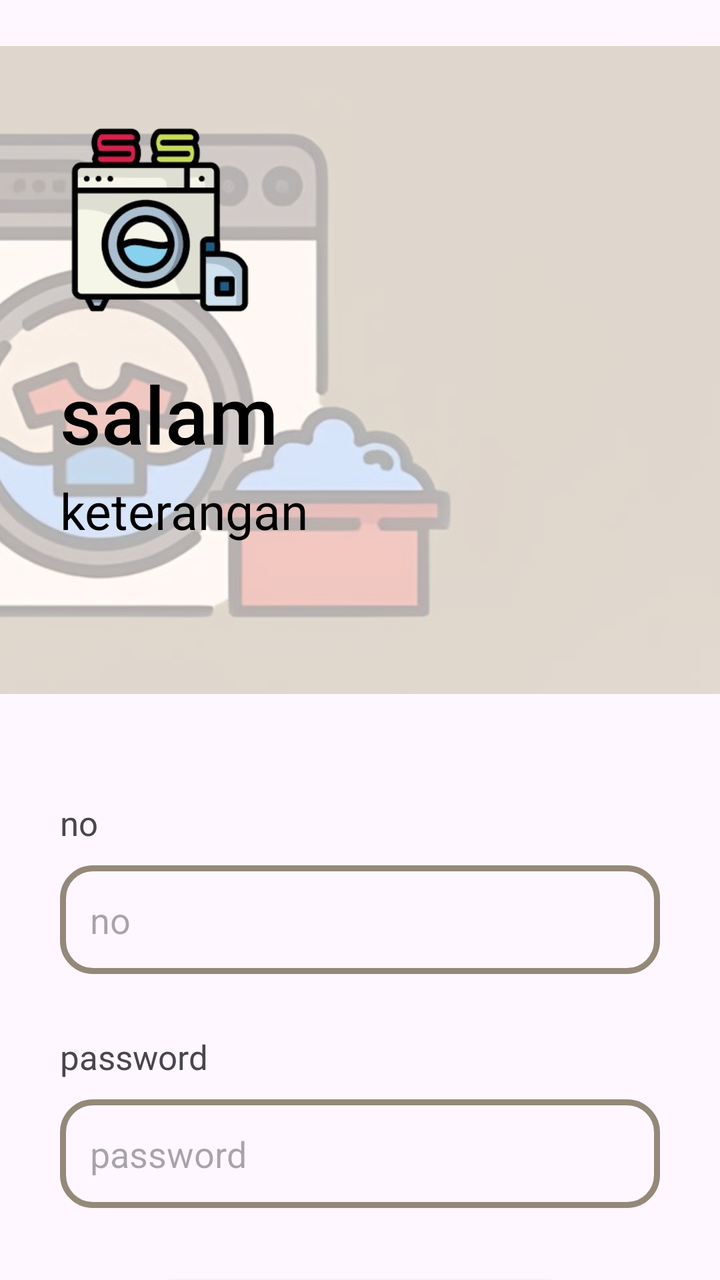
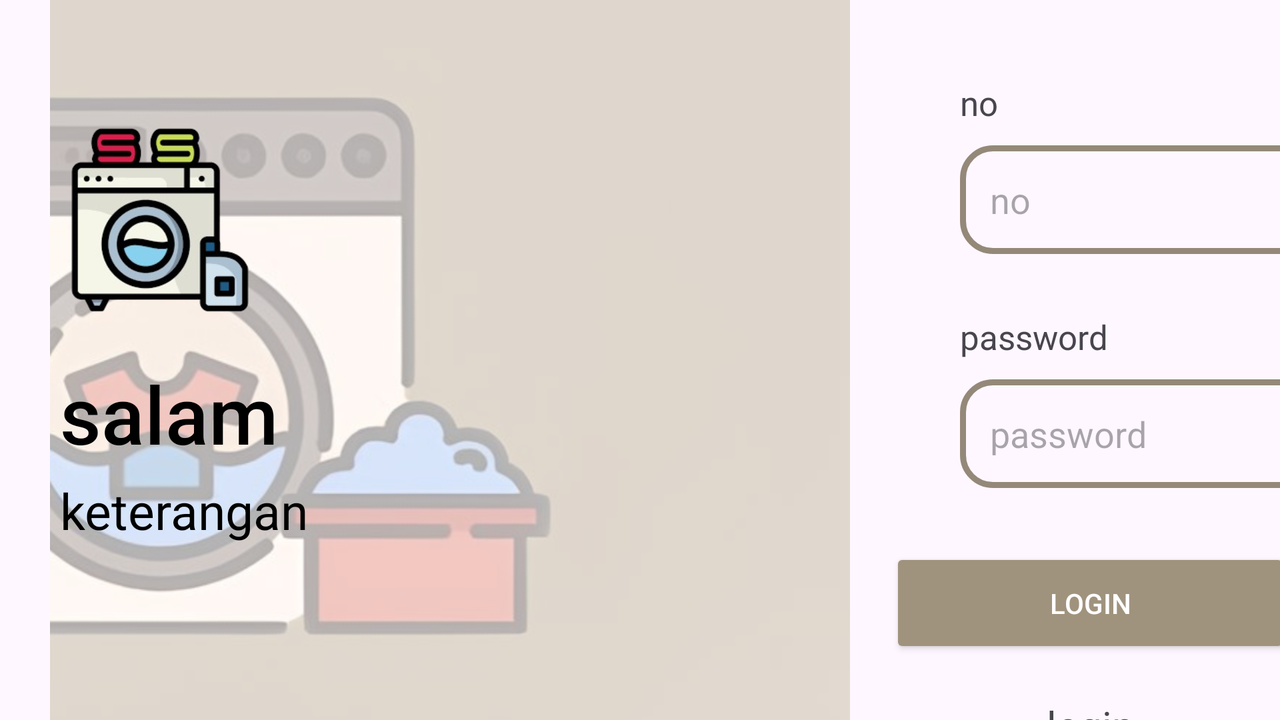

The same Android screen from two of the app's own layout files: first res/layout/ as a phone draws it, then the author's variant for another configuration, drawn on a device whose configuration selects that folder. Both files follow.
<!-- AndroidManifest.xml: application theme Theme.Laundryy -->
<!-- res/layout/activity_login.xml -->
<?xml version="1.0" encoding="utf-8"?>
<androidx.constraintlayout.widget.ConstraintLayout xmlns:android="http://schemas.android.com/apk/res/android"
    xmlns:app="http://schemas.android.com/apk/res-auto"
    xmlns:tools="http://schemas.android.com/tools"
    android:id="@+id/main"
    android:layout_width="match_parent"
    android:layout_height="match_parent"
    tools:context=".LoginActivity">
    <ImageView
        android:id="@+id/ivBG"
        android:layout_width="wrap_content"
        android:layout_height="370dp"
        android:src="@drawable/background"
        app:layout_constraintTop_toTopOf="parent"
        app:layout_constraintEnd_toEndOf="parent"
        app:layout_constraintStart_toStartOf="parent"/>
    <ImageView
        android:id="@+id/ivIcon"
        android:layout_width="100dp"
        android:layout_height="100dp"
        android:src="@drawable/layanan"
        android:layout_marginTop="60dp"
        android:layout_marginStart="30dp"
        app:layout_constraintTop_toTopOf="parent"
        app:layout_constraintStart_toStartOf="parent"/>
    <TextView
        android:id="@+id/tvSalam"
        android:layout_width="wrap_content"
        android:layout_height="wrap_content"
        android:text="@string/salam_login"
        android:textColor="#000"
        android:textAppearance="@style/TextAppearance.AppCompat.Title"
        app:layout_constraintTop_toBottomOf="@id/ivIcon"
        app:layout_constraintStart_toStartOf="parent"
        android:layout_marginStart="30dp"
        android:textSize="40sp"
        android:layout_marginTop="20dp"/>
    <TextView
        android:id="@+id/tvKet"
        android:layout_width="wrap_content"
        android:layout_height="wrap_content"
        android:text="@string/ket_login"
        android:textSize="25sp"
        android:textColor="#000"
        android:layout_marginStart="30dp"
        app:layout_constraintStart_toStartOf="parent"
        app:layout_constraintTop_toBottomOf="@id/tvSalam"
        android:layout_marginTop="5dp"/>
    <TextView
        android:id="@+id/tvNo"
        android:layout_width="wrap_content"
        android:layout_height="wrap_content"
        android:text="@string/no_login"
        android:textSize="17sp"
        android:layout_marginStart="30dp"
        app:layout_constraintStart_toStartOf="parent"
        app:layout_constraintTop_toBottomOf="@id/ivBG"
        android:layout_marginTop="30dp"/>
    <EditText
        android:id="@+id/etNo"
        android:layout_width="match_parent"
        android:layout_height="wrap_content"
        android:hint="@string/no_login"
        android:background="@drawable/borderr"
        app:layout_constraintStart_toStartOf="parent"
        app:layout_constraintTop_toBottomOf="@id/tvNo"
        android:inputType="phone"
        android:layout_marginStart="30dp"
        android:layout_marginTop="10dp"
        android:layout_marginEnd="30dp"
        android:padding="15dp"/>
    <TextView
        android:id="@+id/tvPw"
        android:layout_width="wrap_content"
        android:layout_height="wrap_content"
        android:text="@string/pass_login"
        android:textSize="17sp"
        android:layout_marginStart="30dp"
        app:layout_constraintStart_toStartOf="parent"
        app:layout_constraintTop_toBottomOf="@id/etNo"
        android:layout_marginTop="30dp"/>
    <EditText
        android:id="@+id/etPw"
        android:layout_width="match_parent"
        android:layout_height="wrap_content"
        android:hint="@string/pass_login"
        android:background="@drawable/borderr"
        app:layout_constraintStart_toStartOf="parent"
        app:layout_constraintTop_toBottomOf="@id/tvPw"
        android:inputType="textPassword"
        android:layout_marginStart="30dp"
        android:layout_marginTop="10dp"
        android:layout_marginEnd="30dp"
        android:padding="15dp"/>
    <Button
        android:id="@+id/btLogin"
        android:layout_width="200dp"
        android:layout_height="55dp"
        android:layout_marginStart="30dp"
        android:layout_marginEnd="30dp"
        android:layout_marginTop="30dp"
        android:backgroundTint="#A0937D"
        android:textColor="#ffffff"
        android:text="@string/btn_login"
        app:layout_constraintTop_toBottomOf="@id/etPw"
        app:layout_constraintStart_toStartOf="parent"
        app:layout_constraintEnd_toEndOf="parent"/>
    <TextView
        android:id="@+id/tvKonfirRegister"
        android:layout_width="match_parent"
        android:layout_height="wrap_content"
        android:text="@string/login"
        android:textSize="20sp"
        android:gravity="center"
        android:layout_marginTop="20dp"
        android:layout_marginBottom="20dp"
        app:layout_constraintTop_toBottomOf="@id/btLogin"
        app:layout_constraintEnd_toEndOf="parent"
        app:layout_constraintStart_toStartOf="parent"/>
</androidx.constraintlayout.widget.ConstraintLayout>
<!-- resources referenced by this layout -->
<resources>
  <!-- drawable background: png bitmap (drawable, 326087 bytes) -->
  <!-- drawable borderr (drawable) -->
  <?xml version="1.0" encoding="utf-8"?>
  <shape xmlns:android="http://schemas.android.com/apk/res/android">
      <stroke
          android:width="3dp"
          android:color="#948979" />
      <corners android:radius="15dp" />
      <padding
          android:left="8dp"
          android:top="8dp"
          android:right="8dp"
          android:bottom="8dp" />
  </shape>
  <!-- drawable layanan: png bitmap (drawable, 44910 bytes) -->
  <string name="btn_login">login</string>
  <string name="ket_login">keterangan</string>
  <string name="login">login</string>
  <string name="no_login">no</string>
  <string name="pass_login">password</string>
  <string name="salam_login">salam</string>
  <style name="Theme.Laundryy" parent="Base.Theme.Laundryy" />
  <style name="Base.Theme.Laundryy" parent="Theme.Material3.DayNight.NoActionBar">
          
          
      </style>
</resources>
<!-- res/layout-land/activity_login.xml (the author's variant of the layout above) -->
<!-- drawn on the phone turned sideways -->
<?xml version="1.0" encoding="utf-8"?>
<androidx.constraintlayout.widget.ConstraintLayout xmlns:android="http://schemas.android.com/apk/res/android"
    xmlns:app="http://schemas.android.com/apk/res-auto"
    xmlns:tools="http://schemas.android.com/tools"
    android:id="@+id/main"
    android:layout_width="match_parent"
    android:layout_height="match_parent"
    tools:context=".LoginActivity">
    <ImageView
        android:id="@+id/ivBG"
        android:layout_width="450dp"
        android:layout_height="wrap_content"
        android:src="@drawable/background"
        app:layout_constraintTop_toTopOf="parent"
        app:layout_constraintStart_toStartOf="parent"
        app:layout_constraintBottom_toBottomOf="parent"/>
    <ImageView
        android:id="@+id/ivIcon"
        android:layout_width="100dp"
        android:layout_height="100dp"
        android:src="@drawable/layanan"
        android:layout_marginTop="60dp"
        android:layout_marginStart="30dp"
        app:layout_constraintTop_toTopOf="parent"
        app:layout_constraintStart_toStartOf="parent"/>
    <TextView
        android:id="@+id/tvSalam"
        android:layout_width="wrap_content"
        android:layout_height="wrap_content"
        android:text="@string/salam_login"
        android:textColor="#000"
        android:textAppearance="@style/TextAppearance.AppCompat.Title"
        app:layout_constraintTop_toBottomOf="@id/ivIcon"
        app:layout_constraintStart_toStartOf="parent"
        android:layout_marginStart="30dp"
        android:textSize="40sp"
        android:layout_marginTop="20dp"/>
    <TextView
        android:id="@+id/tvKet"
        android:layout_width="wrap_content"
        android:layout_height="wrap_content"
        android:text="@string/ket_login"
        android:textColor="#000"
        android:textSize="25sp"
        android:layout_marginStart="30dp"
        app:layout_constraintStart_toStartOf="parent"
        app:layout_constraintTop_toBottomOf="@id/tvSalam"
        android:layout_marginTop="5dp"/>
    <TextView
        android:id="@+id/tvNo"
        android:layout_width="wrap_content"
        android:layout_height="wrap_content"
        android:text="@string/no_login"
        android:textSize="17sp"
        android:layout_marginStart="30dp"
        app:layout_constraintStart_toEndOf="@id/ivBG"
        app:layout_constraintTop_toTopOf="parent"
        android:layout_marginTop="40dp"/>
    <EditText
        android:id="@+id/etNo"
        android:layout_width="370dp"
        android:layout_height="wrap_content"
        android:hint="@string/no_login"
        android:background="@drawable/borderr"
        app:layout_constraintStart_toEndOf="@id/ivBG"
        app:layout_constraintTop_toBottomOf="@id/tvNo"
        android:layout_marginStart="30dp"
        android:layout_marginTop="10dp"
        android:layout_marginEnd="30dp"
        android:padding="15dp"/>
    <TextView
        android:id="@+id/tvPw"
        android:layout_width="wrap_content"
        android:layout_height="wrap_content"
        android:text="@string/pass_login"
        android:textSize="17sp"
        android:layout_marginStart="30dp"
        app:layout_constraintStart_toEndOf="@id/ivBG"
        app:layout_constraintTop_toBottomOf="@id/etNo"
        android:layout_marginTop="30dp"/>
    <EditText
        android:id="@+id/etPw"
        android:layout_width="370dp"
        android:layout_height="wrap_content"
        android:hint="@string/pass_login"
        android:background="@drawable/borderr"
        app:layout_constraintStart_toEndOf="@id/ivBG"
        app:layout_constraintTop_toBottomOf="@id/tvPw"
        android:layout_marginStart="30dp"
        android:layout_marginTop="10dp"
        android:layout_marginEnd="30dp"
        android:padding="15dp"/>
    <Button
        android:id="@+id/btLogin"
        android:layout_width="200dp"
        android:layout_height="55dp"
        android:layout_marginStart="30dp"
        android:layout_marginEnd="30dp"
        android:layout_marginTop="30dp"
        android:backgroundTint="#A0937D"
        android:textColor="#ffffff"
        android:text="@string/btn_login"
        app:layout_constraintTop_toBottomOf="@id/etPw"
        app:layout_constraintStart_toEndOf="@id/ivBG"
        app:layout_constraintEnd_toEndOf="parent"/>
    <TextView
        android:id="@+id/tvKonfirRegister"
        android:layout_width="wrap_content"
        android:layout_height="wrap_content"
        android:layout_marginTop="20dp"
        android:gravity="center"
        android:text="@string/login"
        android:textSize="20sp"
        app:layout_constraintEnd_toEndOf="parent"
        app:layout_constraintStart_toEndOf="@id/ivBG"
        app:layout_constraintTop_toBottomOf="@id/btLogin" />
</androidx.constraintlayout.widget.ConstraintLayout>
